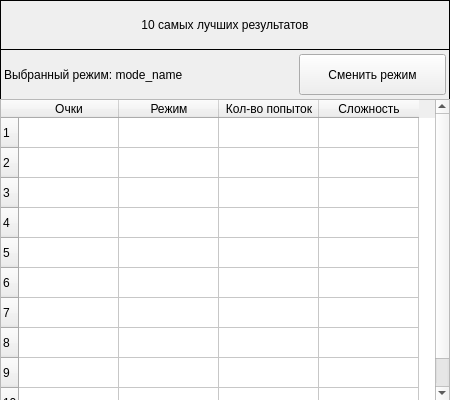
<?xml version="1.0" encoding="UTF-8"?>
<ui version="4.0">
 <class>Records</class>
 <widget class="QWidget" name="Records">
  <property name="windowModality">
   <enum>Qt::NonModal</enum>
  </property>
  <property name="geometry">
   <rect>
    <x>0</x>
    <y>0</y>
    <width>450</width>
    <height>400</height>
   </rect>
  </property>
  <property name="windowTitle">
   <string>Рекорды</string>
  </property>
  <widget class="QTableWidget" name="RecordTable">
   <property name="geometry">
    <rect>
     <x>0</x>
     <y>99</y>
     <width>450</width>
     <height>302</height>
    </rect>
   </property>
   <property name="layoutDirection">
    <enum>Qt::LeftToRight</enum>
   </property>
   <property name="showGrid">
    <bool>true</bool>
   </property>
   <property name="gridStyle">
    <enum>Qt::SolidLine</enum>
   </property>
   <property name="sortingEnabled">
    <bool>false</bool>
   </property>
   <property name="wordWrap">
    <bool>false</bool>
   </property>
   <property name="rowCount">
    <number>10</number>
   </property>
   <property name="columnCount">
    <number>4</number>
   </property>
   <attribute name="horizontalHeaderCascadingSectionResizes">
    <bool>false</bool>
   </attribute>
   <row/>
   <row/>
   <row/>
   <row/>
   <row/>
   <row/>
   <row/>
   <row/>
   <row/>
   <row/>
   <column>
    <property name="text">
     <string>Очки</string>
    </property>
   </column>
   <column>
    <property name="text">
     <string>Режим</string>
    </property>
   </column>
   <column>
    <property name="text">
     <string>Кол-во попыток</string>
    </property>
   </column>
   <column>
    <property name="text">
     <string>Сложность</string>
    </property>
   </column>
  </widget>
  <widget class="QLabel" name="label">
   <property name="geometry">
    <rect>
     <x>0</x>
     <y>0</y>
     <width>450</width>
     <height>50</height>
    </rect>
   </property>
   <property name="frameShape">
    <enum>QFrame::Box</enum>
   </property>
   <property name="text">
    <string>10 самых лучших результатов</string>
   </property>
   <property name="alignment">
    <set>Qt::AlignCenter</set>
   </property>
  </widget>
  <widget class="QPushButton" name="ChangeModeButton">
   <property name="geometry">
    <rect>
     <x>299</x>
     <y>54</y>
     <width>147</width>
     <height>41</height>
    </rect>
   </property>
   <property name="text">
    <string>Сменить режим</string>
   </property>
  </widget>
  <widget class="QLabel" name="CurrentModeLabel">
   <property name="geometry">
    <rect>
     <x>0</x>
     <y>49</y>
     <width>450</width>
     <height>51</height>
    </rect>
   </property>
   <property name="frameShape">
    <enum>QFrame::Box</enum>
   </property>
   <property name="text">
    <string>Выбранный режим: mode_name</string>
   </property>
  </widget>
  <zorder>CurrentModeLabel</zorder>
  <zorder>RecordTable</zorder>
  <zorder>label</zorder>
  <zorder>ChangeModeButton</zorder>
 </widget>
 <resources/>
 <connections/>
</ui>
